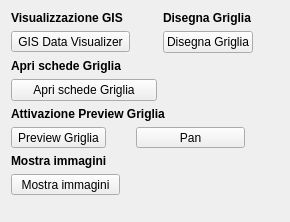
             <widget class="QWidget" name="page_2">
              <property name="geometry">
               <rect>
                <x>0</x>
                <y>0</y>
                <width>290</width>
                <height>222</height>
               </rect>
              </property>
              <attribute name="label">
               <string>Funzioni di controllo</string>
              </attribute>
              <layout class="QGridLayout" name="gridLayout_21">
               <item row="0" column="0" colspan="2">
                <widget class="QLabel" name="label_38">
                 <property name="font">
                  <font>
                   <weight>75</weight>
                   <bold>true</bold>
                  </font>
                 </property>
                 <property name="text">
                  <string>Visualizzazione GIS</string>
                 </property>
                </widget>
               </item>
               <item row="0" column="2" colspan="2">
                <widget class="QLabel" name="label_46">
                 <property name="font">
                  <font>
                   <weight>75</weight>
                   <bold>true</bold>
                  </font>
                 </property>
                 <property name="text">
                  <string>Disegna Griglia</string>
                 </property>
                </widget>
               </item>
               <item row="1" column="0">
                <widget class="QToolButton" name="toolButtonGis">
                 <property name="minimumSize">
                  <size>
                   <width>109</width>
                   <height>0</height>
                  </size>
                 </property>
                 <property name="toolTip">
                  <string/>
                 </property>
                 <property name="text">
                  <string>GIS Data Visualizer</string>
                 </property>
                 <property name="icon">
                  <iconset resource="../.qgis2/python/plugins/pyarchinit/modules/gui/resources.qrc">
                   <normaloff>:/images/GIS.png</normaloff>:/images/GIS.png</iconset>
                 </property>
                 <property name="shortcut">
                  <string>Ctrl+G</string>
                 </property>
                 <property name="checkable">
                  <bool>true</bool>
                 </property>
                 <property name="checked">
                  <bool>false</bool>
                 </property>
                 <property name="toolButtonStyle">
                  <enum>Qt::ToolButtonTextOnly</enum>
                 </property>
                 <property name="arrowType">
                  <enum>Qt::NoArrow</enum>
                 </property>
                </widget>
               </item>
               <item row="3" column="0" colspan="2">
                <widget class="QPushButton" name="pushButton_showSelectedFeatures">
                 <property name="font">
                  <font>
                   <pointsize>9</pointsize>
                  </font>
                 </property>
                 <property name="toolTip">
                  <string>Show Selcted Features</string>
                 </property>
                 <property name="text">
                  <string>Apri schede Griglia</string>
                 </property>
                 <property name="icon">
                  <iconset resource="../.qgis2/python/plugins/pyarchinit/modules/gui/resources.qrc">
                   <normaloff>:/images/sheet.png</normaloff>:/images/sheet.png</iconset>
                 </property>
                </widget>
               </item>
               <item row="4" column="0" colspan="3">
                <widget class="QLabel" name="label_39">
                 <property name="font">
                  <font>
                   <weight>75</weight>
                   <bold>true</bold>
                  </font>
                 </property>
                 <property name="text">
                  <string>Attivazione Preview Griglia</string>
                 </property>
                </widget>
               </item>
               <item row="5" column="0">
                <widget class="QToolButton" name="toolButtonPreview">
                 <property name="toolTip">
                  <string/>
                 </property>
                 <property name="text">
                  <string>Preview Griglia</string>
                 </property>
                 <property name="icon">
                  <iconset resource="../.qgis2/python/plugins/pyarchinit/modules/gui/resources.qrc">
                   <normaloff>:/images/GIS.png</normaloff>:/images/GIS.png</iconset>
                 </property>
                 <property name="shortcut">
                  <string>Ctrl+G</string>
                 </property>
                 <property name="checkable">
                  <bool>true</bool>
                 </property>
                 <property name="checked">
                  <bool>false</bool>
                 </property>
                 <property name="toolButtonStyle">
                  <enum>Qt::ToolButtonTextOnly</enum>
                 </property>
                 <property name="arrowType">
                  <enum>Qt::NoArrow</enum>
                 </property>
                </widget>
               </item>
               <item row="5" column="1" colspan="2">
                <widget class="QToolButton" name="toolButtonPan">
                 <property name="minimumSize">
                  <size>
                   <width>109</width>
                   <height>0</height>
                  </size>
                 </property>
                 <property name="toolTip">
                  <string>Pan tool</string>
                 </property>
                 <property name="text">
                  <string>Pan</string>
                 </property>
                 <property name="icon">
                  <iconset resource="../.qgis2/python/plugins/pyarchinit/modules/gui/resources.qrc">
                   <normaloff>:/images/mActionPan.png</normaloff>:/images/mActionPan.png</iconset>
                 </property>
                 <property name="shortcut">
                  <string>Ctrl+G</string>
                 </property>
                 <property name="checkable">
                  <bool>true</bool>
                 </property>
                 <property name="checked">
                  <bool>false</bool>
                 </property>
                 <property name="toolButtonStyle">
                  <enum>Qt::ToolButtonTextOnly</enum>
                 </property>
                 <property name="arrowType">
                  <enum>Qt::NoArrow</enum>
                 </property>
                </widget>
               </item>
               <item row="6" column="0" colspan="2">
                <widget class="QLabel" name="label_44">
                 <property name="font">
                  <font>
                   <weight>75</weight>
                   <bold>true</bold>
                  </font>
                 </property>
                 <property name="text">
                  <string>Mostra immagini</string>
                 </property>
                </widget>
               </item>
               <item row="8" column="1">
                <spacer name="verticalSpacer_6">
                 <property name="orientation">
                  <enum>Qt::Vertical</enum>
                 </property>
                 <property name="sizeHint" stdset="0">
                  <size>
                   <width>20</width>
                   <height>40</height>
                  </size>
                 </property>
                </spacer>
               </item>
               <item row="7" column="0">
                <widget class="QToolButton" name="toolButtonPreviewMedia">
                 <property name="minimumSize">
                  <size>
                   <width>109</width>
                   <height>0</height>
                  </size>
                 </property>
                 <property name="text">
                  <string>Mostra immagini</string>
                 </property>
                 <property name="icon">
                  <iconset resource="../.qgis2/python/plugins/pyarchinit/modules/gui/resources.qrc">
                   <normaloff>:/images/photo.png</normaloff>:/images/photo.png</iconset>
                 </property>
                 <property name="checkable">
                  <bool>true</bool>
                 </property>
                </widget>
               </item>
               <item row="8" column="3">
                <spacer name="verticalSpacer_4">
                 <property name="orientation">
                  <enum>Qt::Vertical</enum>
                 </property>
                 <property name="sizeHint" stdset="0">
                  <size>
                   <width>20</width>
                   <height>201</height>
                  </size>
                 </property>
                </spacer>
               </item>
               <item row="1" column="2">
                <widget class="QPushButton" name="pushButton_showLayer">
                 <property name="font">
                  <font>
                   <pointsize>9</pointsize>
                  </font>
                 </property>
                 <property name="toolTip">
                  <string>Show Selcted Features</string>
                 </property>
                 <property name="text">
                  <string>Disegna Griglia</string>
                 </property>
                 <property name="icon">
                  <iconset resource="../.qgis2/python/plugins/pyarchinit/modules/gui/resources.qrc">
                   <normaloff>:/images/sheet.png</normaloff>:/images/sheet.png</iconset>
                 </property>
                </widget>
               </item>
               <item row="2" column="0" colspan="2">
                <widget class="QLabel" name="label_40">
                 <property name="font">
                  <font>
                   <weight>75</weight>
                   <bold>true</bold>
                  </font>
                 </property>
                 <property name="text">
                  <string>Apri schede Griglia</string>
                 </property>
                </widget>
               </item>
              </layout>
             </widget>
